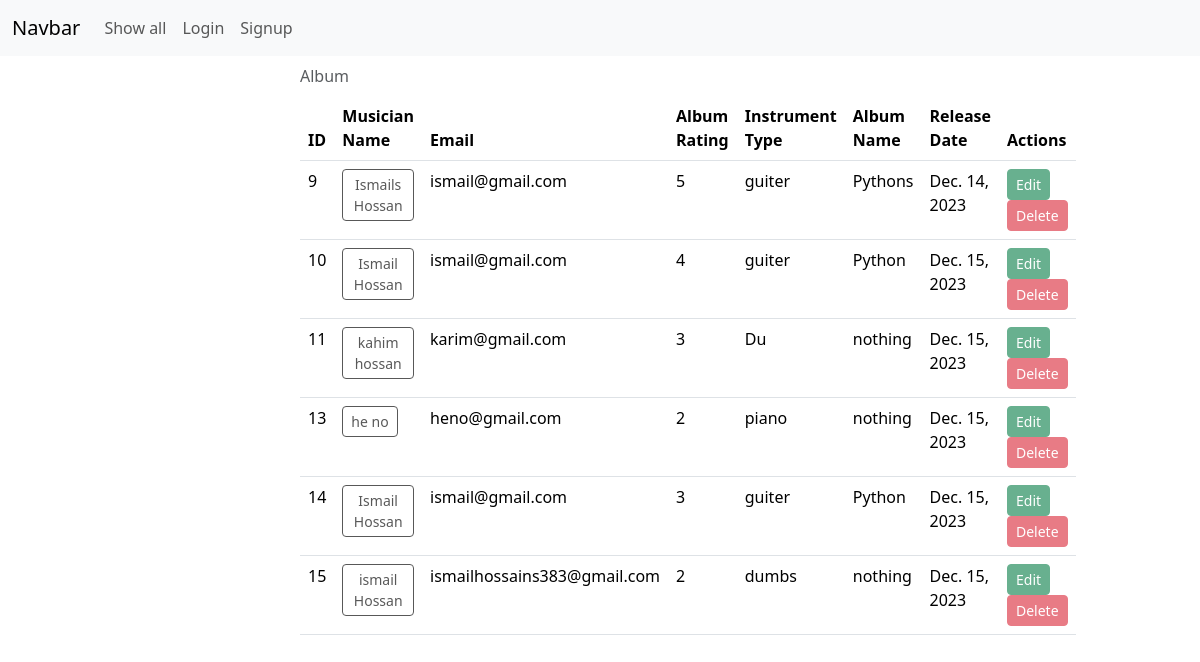
The page / on the database its author committed.
### album/models.py (models this page shows, shortened)
class AlbumModel(models.Model):
    Album_name = models.CharField(max_length=40)
    Album_release_date = models.DateField(auto_now_add=True)
    Rating_between = models.CharField(max_length=1,choices=CHOICES)
    musicians = models.ForeignKey(Musician,on_delete=models.CASCADE , related_name='albums')

### musician/models.py (models this page shows, shortened)
class Musician(models.Model):
    first_name = models.CharField(max_length=100)
    last_name = models.CharField(max_length=100)
    email = models.EmailField()
    phone_number = models.CharField(max_length=12)
    instruments_type = models.CharField(max_length=30)

### MusiciansDirectory/views.py (the view)
# urls.py: 2. Add a URL to urlpatterns:  path('', views.home, name='home')
def home(request):
    post = AlbumModel.objects.all()
    return render(request,'home.html',{'Data':post })

### templates/home.html
{% extends "base.html" %}
{% load crispy_forms_tags %}
{% block content %}
<div style="width: 50%; margin: auto;" class="">
    <table class="table caption-top">
        <caption>Album</caption>
        <thead>
          <tr>
            <th scope="col">ID</th>
            <th scope="col">Musician Name</th>
            <th scope="col">Email</th>
            <th scope="col">Album Rating</th>
            <th scope="col">Instrument Type</th>
            <th scope="col">Album Name</th>
            <th scope="col">Release Date</th>
            <th scope="col">Actions</th>
          </tr>
        </thead>
        <tbody>
        {% for musician in Data %}
            <tr>
                <td>{{ musician.id }}</td>
                {% if user.is_authenticated %}
                <td><a href="{% url 'edit_musician' id=musician.musicians.id %}" class="btn btn-sm">{{ musician.musicians.first_name }} {{ musician.musicians.last_name }}</a></td>
                {% else %}
                <td><a href="{% url 'edit_musician' id=musician.musicians.id %}" class="btn btn-sm  disabled">{{ musician.musicians.first_name }} {{ musician.musicians.last_name }}</a></td>
                {% endif %}
                <td>{{ musician.musicians.email }}</td>
                <td>{{  musician.Rating_between}}</td>
                <td>{{ musician.musicians.instruments_type }}</td>
                <td>{{ musician.Album_name}}</td>
                <td>{{ musician.Album_release_date }}</td>
                <td>
                  {%if user.is_authenticated%}
                    <a href="{% url 'edit_album' id=musician.id %}" class="btn btn-success btn-sm "  >Edit</a>
                    <a href="{% url 'delete_model' id=musician.id %}" class="btn btn-danger btn-sm ">Delete</a>
                  {% else %}
                    <a href="{% url 'edit_album' id=musician.id %}" class="btn btn-success btn-sm disabled"  >Edit</a>
                    <a href="{% url 'delete_model' id=musician.id %}" class="btn btn-danger btn-sm disabled">Delete</a>
                  {%endif%}
                </td>
            </tr>
        {% endfor %}
        </tbody>
      </table>
</div>
{% endblock %}

### templates/base.html (shortened to what this page needs)
<!doctype html>
<html lang="en">
  <head>
    <link href="https://cdn.jsdelivr.net/npm/bootstrap@5.3.2/dist/css/bootstrap.min.css" rel="stylesheet">
  </head>
  <body>
    <nav class="navbar navbar-expand-lg bg-body-tertiary">
      <div class="container-fluid">
        <a class="navbar-brand" href="#">Navbar</a>
        <div class="collapse navbar-collapse" id="navbarNav">
          {%if user.is_authenticated %}
            <ul class="navbar-nav">
              <li class="nav-item">
                <a class="nav-link " aria-current="page" href="{% url 'homepage' %}">Show all</a>
              </li>
              <li class="nav-item">
                <a class="nav-link" href="{% url 'index' %}">Album</a>
              </li>
              <li class="nav-item">
                <a class="nav-link" href="{% url 'show' %}">Musians Details</a>
              </li>
              <li class="nav-item">
                <a class="nav-link" href="{% url 'logout' %}">Logout</a>
              </li>
            </ul>
          {%else%}
          <ul class="navbar-nav">
            <li class="nav-item">
              <a class="nav-link " aria-current="page" href="{% url 'homepage' %}">Show all</a>
            </li>
            <li class="nav-item">
              <a class="nav-link" href="{% url 'login' %}">Login</a>
            </li>
            <li class="nav-item">
              <a class="nav-link" href="{% url 'register' %}">Signup</a>
            </li>
          </ul>
        {%endif%}
        </div>
      </div>
    </nav>
    {% block content  %}
    {% endblock   %}
  </body>
</html>

### rows shown on the page
AlbumModel: id "9", musicians.first_name "Ismails", musicians.last_name "Hossan", musicians.email "ismail@gmail.com", Rating_between "5", musicians.instruments_type "guiter", Album_name "Pythons", Album_release_date "Dec. 14, 2023"
AlbumModel: id "10", musicians.first_name "Ismail", musicians.last_name "Hossan", musicians.email "ismail@gmail.com", Rating_between "4", musicians.instruments_type "guiter", Album_name "Python", Album_release_date "Dec. 15, 2023"
AlbumModel: id "11", musicians.first_name "kahim", musicians.last_name "hossan", musicians.email "karim@gmail.com", Rating_between "3", musicians.instruments_type "Du", Album_name "nothing", Album_release_date "Dec. 15, 2023"
AlbumModel: id "13", musicians.first_name "he", musicians.last_name "no", musicians.email "heno@gmail.com", Rating_between "2", musicians.instruments_type "piano", Album_name "nothing", Album_release_date "Dec. 15, 2023"
AlbumModel: id "14", musicians.first_name "Ismail", musicians.last_name "Hossan", musicians.email "ismail@gmail.com", Rating_between "3", musicians.instruments_type "guiter", Album_name "Python", Album_release_date "Dec. 15, 2023"
AlbumModel: id "15", musicians.first_name "ismail", musicians.last_name "Hossan", musicians.email "ismailhossains383@gmail.com", Rating_between "2", musicians.instruments_type "dumbs", Album_name "nothing", Album_release_date "Dec. 15, 2023"
